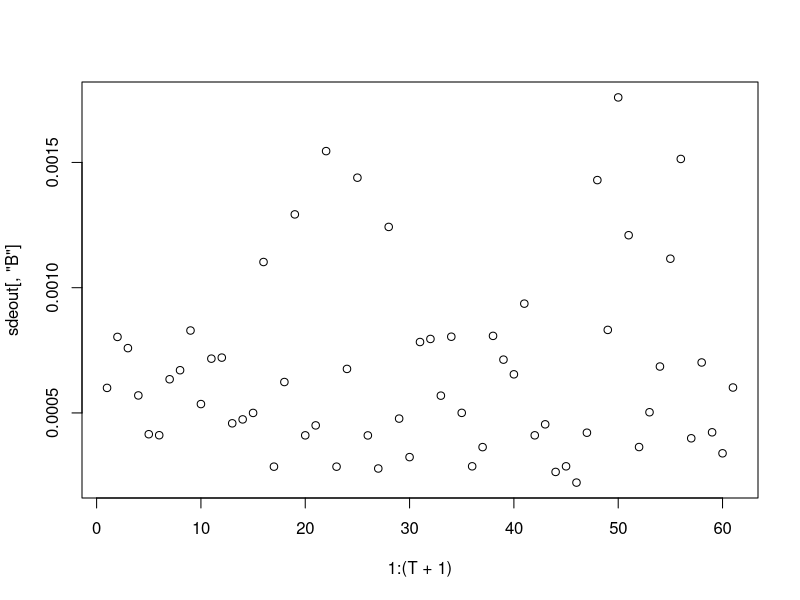
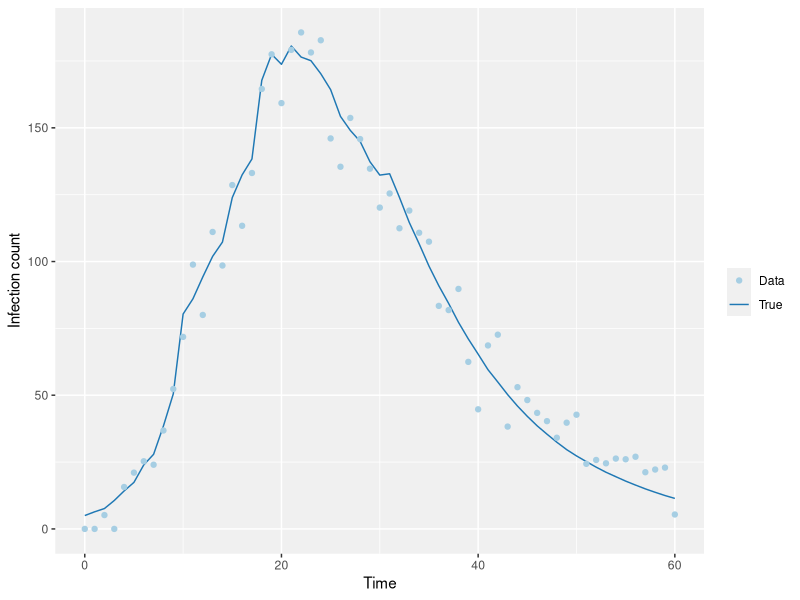

Write the R code that produced these figures, in order.
library(ggplot2)

StocSIR <- function(y, pars, T, steps) {

	out <- matrix(NA, nrow = (T+1), ncol = 4)

	R0 <- pars[['R0']]
	r <- pars[['r']]
	gam <- pars[['gam']]
	N <- pars[['N']]
	eta <- pars[['eta']]
	berr <- pars[['berr']]

	S <- y[['S']]
	I <- y[['I']]
	R <- y[['R']]

	B0 <- R0 * r / N
	B <- B0

	out[1,] <- c(S,I,R,B)

	h <- 1 / steps

	for ( i in 1:(T*steps) ) {

		B <- exp( log(B0) + eta*(log(B) - log(B0)) + rnorm(1, 0, berr) )
		if (B < 0)
			B <- 0.0

		BSI <- B*S*I
		rI <- r*I

		dS <- -BSI
		dI <- BSI - rI
		dR <- rI

		S <- S + h*dS  #newInf
		I <- I + h*dI  #newInf - h*dR
		R <- R + h*dR  #h*dR

		if (i %% steps == 0)
			out[i/steps+1,] <- c(S,I,R,B)

	}

	return(out)

}

set.seed(1001)

T 		<- 60
i_infec <- 5
steps 	<- 7
N 		<- 500
sigma 	<- 10

pars <- c(R0 = 3.0, 	# new infected people per infected person
          r = 0.1, 		# recovery rate
          gam = 2, 		# new infected shock intensity
		  N = 500, 		# population size
		  eta = 0.5, 	# geometric random walk
		  berr = 0.5) 	# Beta geometric walk noise

true_init_cond <- c(S = N - i_infec,
					I = i_infec,
					R = 0)

sdeout <- StocSIR(true_init_cond, pars, T, steps)
colnames(sdeout) <- c('S','I','R','B')

quartz()
plot(1:(T+1), sdeout[,'B'])

infec_counts_raw <- sdeout[,'I'] + rnorm(T+1, 0, sigma)
infec_counts     <- ifelse(infec_counts_raw < 0, 0, infec_counts_raw)

plotdata <- data.frame(times = 0:T, true = sdeout[,'I'], data = infec_counts)

g <- ggplot(plotdata, aes(times)) +
        geom_line(aes(y = true, colour = "True")) + 
        geom_point(aes(y = data, colour = "Data")) +
        labs(x = "Time", y = "Infection count", color = "") +
        scale_color_brewer(palette="Paired") +
        theme(panel.background = element_rect(fill = "#F0F0F0"))

quartz()
print(g)